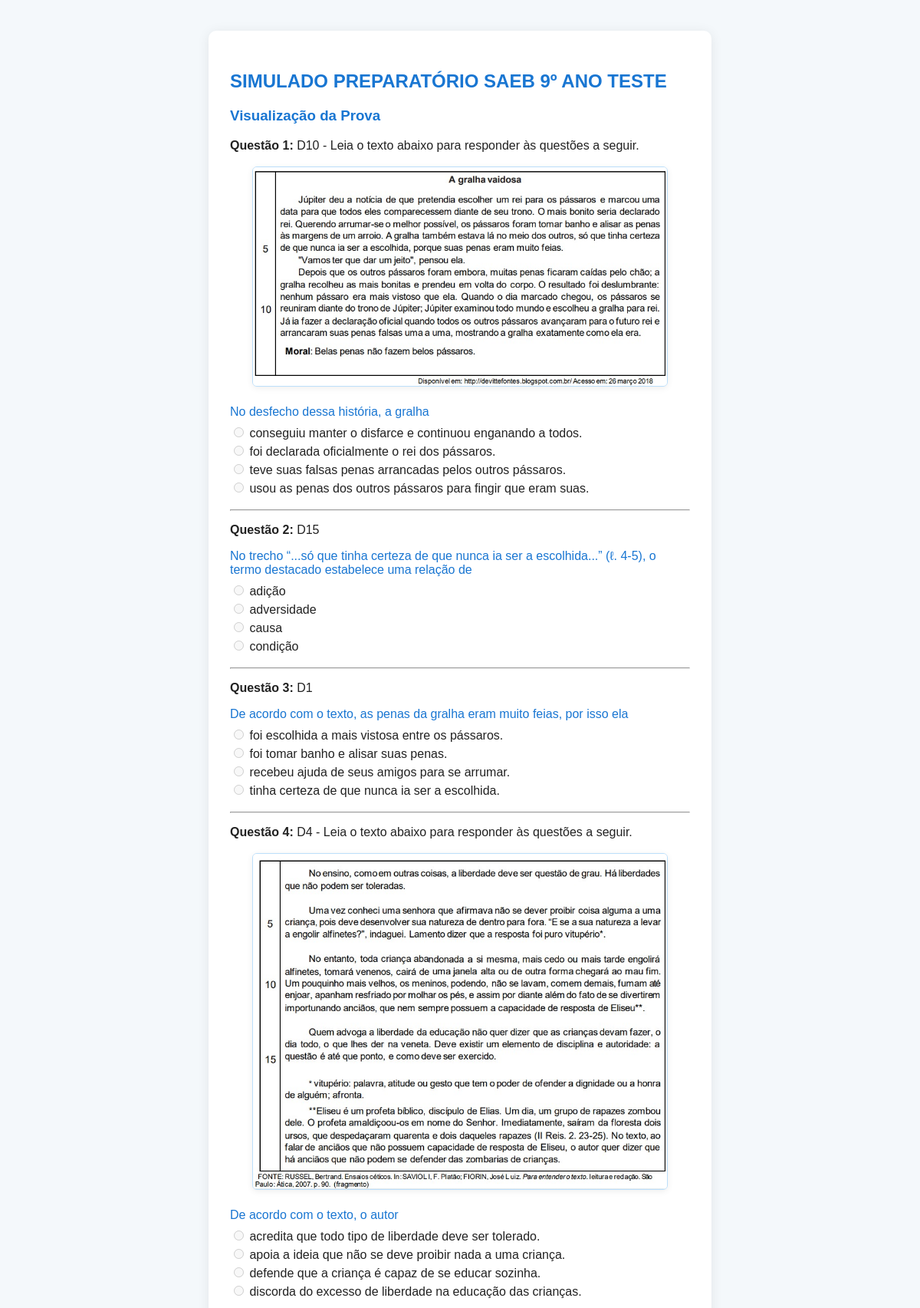
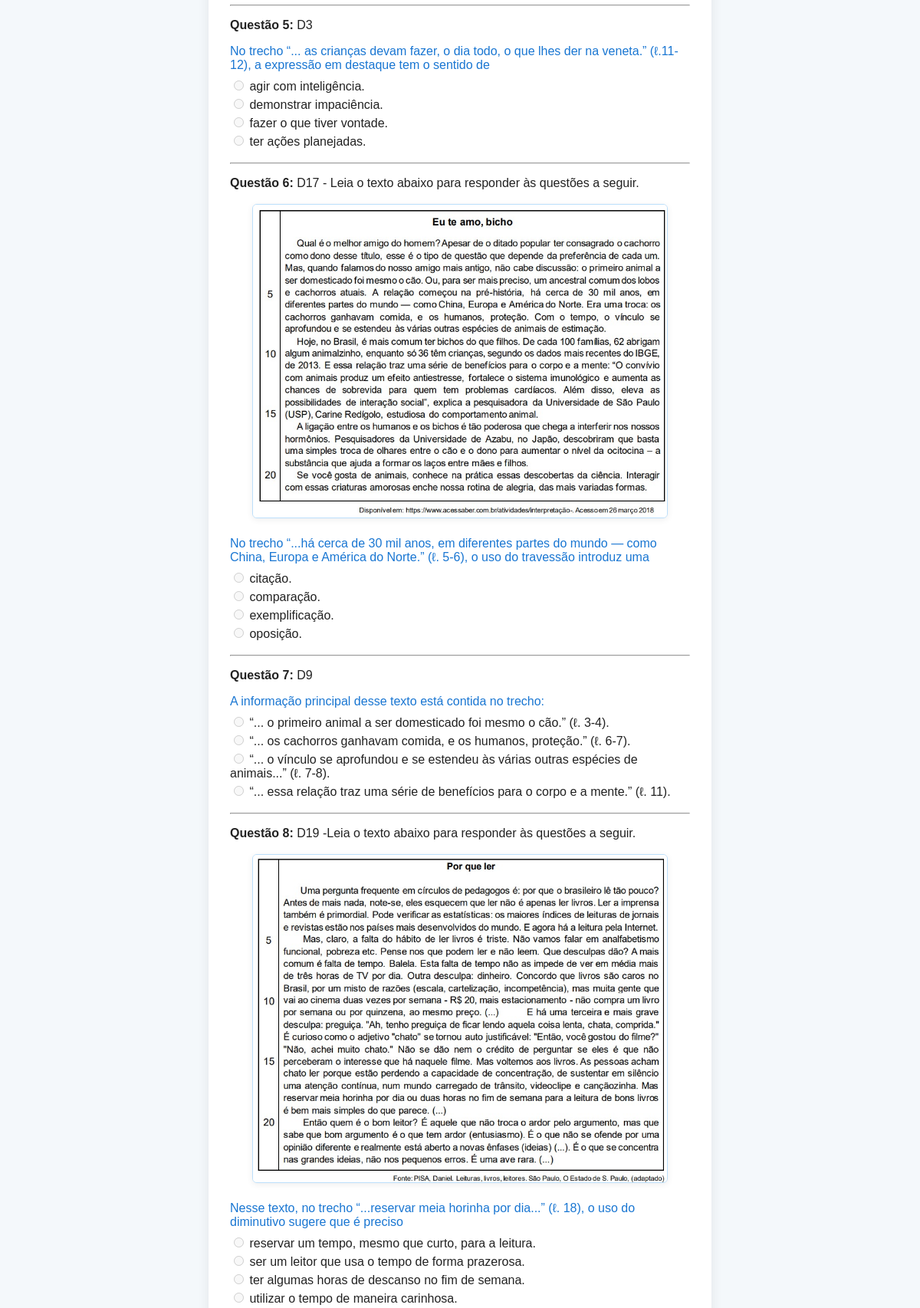
Page /visualizar_avaliacao/8 (upper part) on the committed database (2 pictures, top to bottom).
### tables this page shows
CREATE TABLE avaliacao (
        id INTEGER PRIMARY KEY AUTOINCREMENT,
        professor_id INTEGER,
        titulo TEXT,
        cabecalho TEXT,
        data_criacao DATETIME,
        FOREIGN KEY (professor_id) REFERENCES professor(id)
    );

CREATE TABLE questao (
        id INTEGER PRIMARY KEY AUTOINCREMENT,
        avaliacao_id INTEGER,
        enunciado TEXT,
        suporte_texto TEXT,
        suporte_imagem TEXT,
        comando TEXT,
        imagem TEXT,
        valor REAL,
        FOREIGN KEY (avaliacao_id) REFERENCES avaliacao(id)
    );

CREATE TABLE alternativa (
        id INTEGER PRIMARY KEY AUTOINCREMENT,
        questao_id INTEGER,
        texto TEXT,
        correta BOOLEAN,
        FOREIGN KEY (questao_id) REFERENCES questao(id)
    );

### app.py (the view)
@app.route('/visualizar_avaliacao/<int:avaliacao_id>')
def visualizar_avaliacao(avaliacao_id):
    conn = get_db()
    cur = conn.cursor()
    cur.execute('SELECT * FROM avaliacao WHERE id = ?', (avaliacao_id,))
    avaliacao = cur.fetchone()
    cur.execute('SELECT * FROM questao WHERE avaliacao_id = ?', (avaliacao_id,))
    questoes = cur.fetchall()
    questoes_com_alternativas = []
    for q in questoes:
        cur.execute('SELECT * FROM alternativa WHERE questao_id = ?', (q['id'],))
        alternativas = cur.fetchall()
        questoes_com_alternativas.append({'questao': q, 'alternativas': alternativas})
    conn.close()
    return render_template('visualizar_avaliacao.html', avaliacao=avaliacao, questoes=questoes_com_alternativas, avaliacao_id=avaliacao_id)

### app.py (called while the page is built)
def get_db():
    conn = sqlite3.connect(os.path.join(BASE_DIR, 'database.db'))
    conn.row_factory = sqlite3.Row
    return conn

### templates/visualizar_avaliacao.html (shortened to what this page needs)
<!DOCTYPE html>
<html lang="pt-br">
<head>
    <link rel="stylesheet" href="/static/css/style.css">
</head>
<body>
    <div class="container">
        <h2 style="color:#1976d2;">{{ avaliacao['titulo'] }}</h2>
        <h3 style="color:#1976d2;">Visualização da Prova</h3>
        {% for q in questoes %}
            <div class="questao">
                <p><b>Questão {{ loop.index }}:</b> {{ q['questao']['enunciado'] }}</p>
                {% if q['questao']['suporte_imagem'] %}
                    <div class="questao-imagem">
                        <img src="/static/uploads/{{ q['questao']['suporte_imagem'] }}" alt="Imagem de suporte">
                    </div>
                {% endif %}
                {% if q['questao']['comando'] %}
                    <div class="comando">{{ q['questao']['comando'] }}</div>
                {% endif %}
                <div class="alternativas">
                    {% for alt in q['alternativas'] %}
                        <label style="display:block; margin-bottom:4px;">
                            <input type="radio" disabled>
                            {{ alt['texto'] }}
                        </label>
                    {% endfor %}
                </div>
            </div>
            <hr>
        {% endfor %}
    </div>
</body>
</html>

### static/css/style.css (style rules this page uses)
body { background: #f4f8fb; font-family: Arial, sans-serif; color: #222; }
.container { background: #fff; max-width: 600px; margin: 40px auto; padding: 32px 28px; border-radius: 10px; box-shadow: 0 2px 16px rgba(0,0,0,0.08); }
h2, h3 { color: #1976d2; }
.questao { margin-bottom: 18px; }
.alternativas label { display: block; margin-bottom: 4px; }

### templates/visualizar_avaliacao.html (style rules this page uses)
.questao-imagem { display: flex; justify-content: center; margin: 18px 0 24px 0; }
.questao-imagem img { max-width: 90%; height: auto; border: 1px solid #bcdffb; border-radius: 6px; box-shadow: 0 2px 8px rgba(0,0,0,0.07); background: #fff; }
.comando { font-weight: 500; color: #1976d2; margin-bottom: 8px; margin-top: 8px; }

### rows in the picture
avaliacao: titulo "SIMULADO PREPARATÓRIO SAEB 9º ANO TESTE"
questao: questao.enunciado "D10 - Leia o texto abaixo para responder às questões a seguir.", questao.suporte_imagem (picture), questao.comando "No desfecho dessa história, a gralha"
alternativa: texto "conseguiu manter o disfarce e continuou enganando a todos."
alternativa: texto "foi declarada oficialmente o rei dos pássaros."
alternativa: texto "teve suas falsas penas arrancadas pelos outros pássaros."
alternativa: texto "usou as penas dos outros pássaros para fingir que eram suas."
questao: questao.enunciado "D15", questao.comando "No trecho “...só que tinha certeza de que nunca ia ser a escolhida...” (ℓ. 4-5), o termo destacado estabelece uma relação de"
alternativa: texto "adição"
alternativa: texto "adversidade"
alternativa: texto "causa"
alternativa: texto "condição"
questao: questao.enunciado "D1", questao.comando "De acordo com o texto, as penas da gralha eram muito feias, por isso ela"
alternativa: texto "foi escolhida a mais vistosa entre os pássaros."
alternativa: texto "foi tomar banho e alisar suas penas."
alternativa: texto "recebeu ajuda de seus amigos para se arrumar."
alternativa: texto "tinha certeza de que nunca ia ser a escolhida."
questao: questao.enunciado "D4 - Leia o texto abaixo para responder às questões a seguir.", questao.suporte_imagem (picture), questao.comando "De acordo com o texto, o autor"
alternativa: texto "acredita que todo tipo de liberdade deve ser tolerado."
alternativa: texto "apoia a ideia que não se deve proibir nada a uma criança."
alternativa: texto "defende que a criança é capaz de se educar sozinha."
alternativa: texto "discorda do excesso de liberdade na educação das crianças."
questao: questao.enunciado "D3", questao.comando "No trecho “... as crianças devam fazer, o dia todo, o que lhes der na veneta.” (ℓ.11-12), a expressão em destaque tem o sentido de"
alternativa: texto "agir com inteligência."
alternativa: texto "demonstrar impaciência."
alternativa: texto "fazer o que tiver vontade."
alternativa: texto "ter ações planejadas."
questao: questao.enunciado "D17 - Leia o texto abaixo para responder às questões a seguir.", questao.suporte_imagem (picture), questao.comando "No trecho “...há cerca de 30 mil anos, em diferentes partes do mundo — como China, Europa e América do Norte.” (ℓ. 5-6), o uso do travessão introduz uma"
alternativa: texto "citação."
alternativa: texto "comparação."
alternativa: texto "exemplificação."
alternativa: texto "oposição."
questao: questao.enunciado "D9", questao.comando "A informação principal desse texto está contida no trecho:"
alternativa: texto "“... o primeiro animal a ser domesticado foi mesmo o cão.” (ℓ. 3-4)."
alternativa: texto "“... os cachorros ganhavam comida, e os humanos, proteção.” (ℓ. 6-7)."
alternativa: texto "“... o vínculo se aprofundou e se estendeu às várias outras espécies de animais...” (ℓ. 7-8)."
alternativa: texto "“... essa relação traz uma série de benefícios para o corpo e a mente.” (ℓ. 11)."
questao: questao.enunciado "D19 -Leia o texto abaixo para responder às questões a seguir.", questao.suporte_imagem (picture), questao.comando "Nesse texto, no trecho “...reservar meia horinha por dia...” (ℓ. 18), o uso do diminutivo sugere que é preciso"
alternativa: texto "reservar um tempo, mesmo que curto, para a leitura."
alternativa: texto "ser um leitor que usa o tempo de forma prazerosa."
alternativa: texto "ter algumas horas de descanso no fim de semana."
alternativa: texto "utilizar o tempo de maneira carinhosa."
